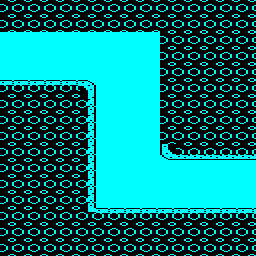

This is a level from a 2D game, rendered from its Tiled map with the project's own tilesets. A one-line summary and the complete map file follow:
An orthogonal 16x16 tile map with 16x16 px tiles, 1 tile layer (Tile Layer 1) and 2 objects (2x edge_exit).

<map version="1.8" tiledversion="1.8.2" orientation="orthogonal" renderorder="right-down" width="16" height="16" tilewidth="16" tileheight="16" infinite="0" backgroundcolor="#00ffff" nextlayerid="4" nextobjectid="11">
 <tileset firstgid="1" source="../../tiled/porthole.tsx" />
 <layer id="1" name="Tile Layer 1" width="16" height="16">
  <data encoding="csv">
54,54,54,54,54,54,54,54,54,54,54,54,54,54,54,54,
54,54,54,54,54,54,54,54,54,54,54,54,54,54,54,54,
1,1,1,1,1,1,1,1,1,1,54,54,54,54,54,54,
1,1,1,1,1,1,1,1,1,1,54,54,54,54,54,54,
1,1,1,1,1,1,1,1,1,1,54,54,54,54,54,54,
33,33,33,33,33,37,1,1,1,1,54,54,54,54,54,54,
54,54,54,54,54,34,1,1,1,1,54,54,54,54,54,54,
54,54,54,54,54,34,1,1,1,1,54,54,54,54,54,54,
54,54,54,54,54,34,1,1,1,1,54,54,54,54,54,54,
54,54,54,54,54,34,1,1,1,1,39,35,35,35,35,35,
54,54,54,54,54,34,1,1,1,1,1,1,1,1,1,1,
54,54,54,54,54,34,1,1,1,1,1,1,1,1,1,1,
54,54,54,54,54,34,1,1,1,1,1,1,1,1,1,1,
54,54,54,54,54,41,33,33,33,33,33,33,33,33,33,33,
54,54,54,54,54,54,54,54,54,54,54,54,54,54,54,54,
54,54,54,54,54,54,54,54,54,54,54,54,54,54,54,54
</data>
 </layer>
 <objectgroup id="2" name="objects" />
 <objectgroup id="3" name="meta">
  <object id="9" name="edge_exit_18" type="edge_exit" x="240" y="160" width="16" height="48">
   <properties>
    <property name="id" value="edge_exit_18" />
    <property name="to" value="room00" />
   </properties>
  </object>
  <object id="10" name="edge_exit_19" type="edge_exit" x="0" y="32" width="16" height="48">
   <properties>
    <property name="id" value="edge_exit_19" />
    <property name="to" value="room08" />
   </properties>
  </object>
 </objectgroup>
</map>
